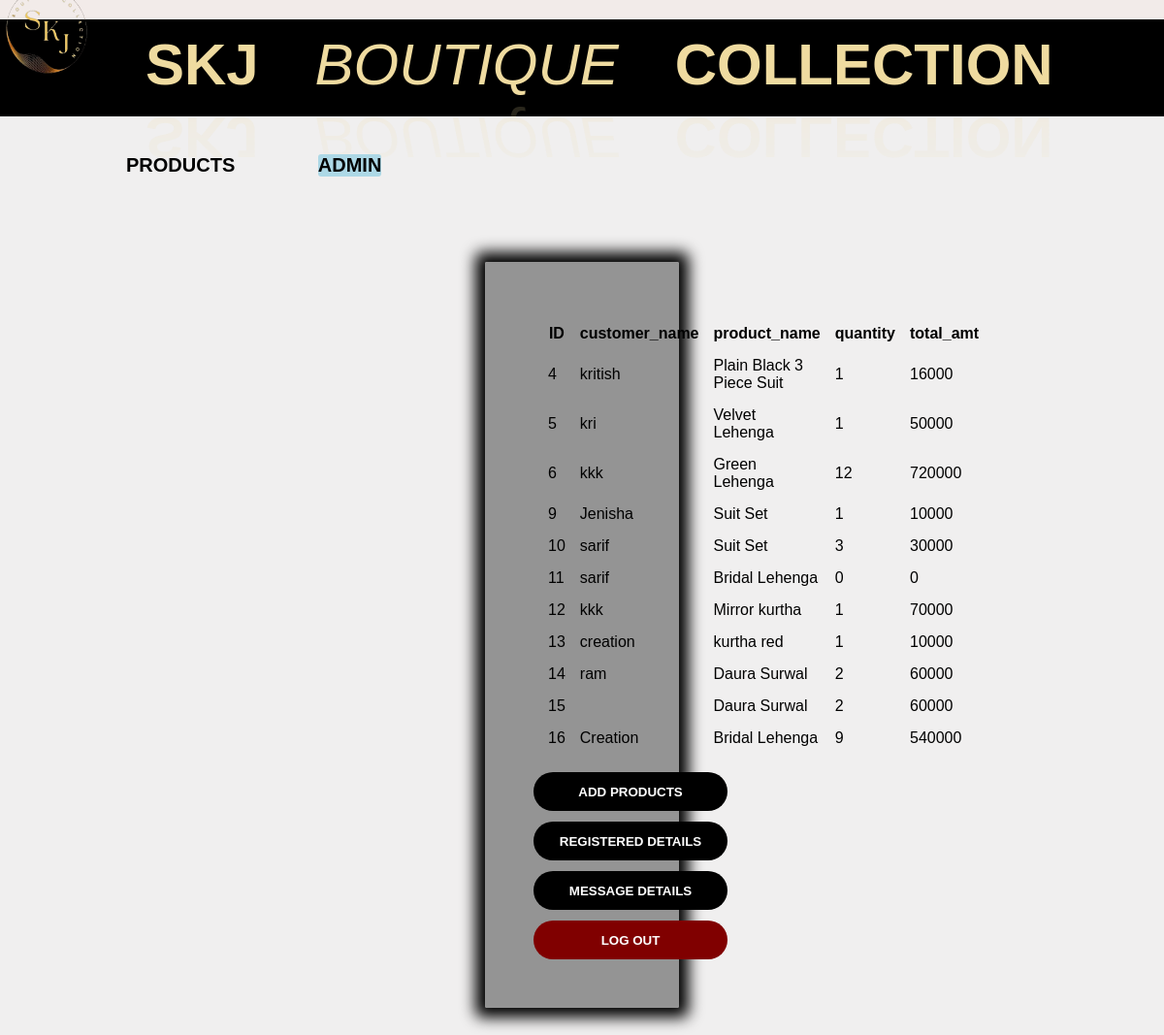
The app's page /admin_display_order.php with its own data.
### tables this page shows
CREATE TABLE `skjorder` (
  `ID` int(11) NOT NULL,
  `CUSTOMER_NAME` varchar(40) NOT NULL,
  `PRODUCT_NAME` varchar(120) NOT NULL,
  `QUANTITY` int(60) NOT NULL,
  `TOTAL_PAYMENT` varchar(120) NOT NULL
);

### admin_display_order.php (the view, shortened to what this page needs)
<html>
    <head>
    <link rel="stylesheet" href="style.css">
	<link rel="stylesheet" href="https://cdnjs.cloudflare.com/ajax/libs/font-awesome/6.4.0/css/all.min.css"
 />
</head>
<body>
<div id="box">
<div id="header"><img src="logo_boutique2.png" id="logoimage">
		<div class="wavy">
	 	<span style="--i:1" ><B>SKJ</B></span>
	 	<span style="--i:2"><I>Boutique</I></span>
	 	<span style="--i:3"><b>Collection</b></span>
	 	</div>
	</div>
	<div class="navbar">
		<ul><B>
             <li><a href="lehenga.php">Products</a></li>
             <li class="active"><a href="button1.php">Admin</a></li>
         </B>
         </ul>
</div>
			<form action="#" method="post">
		<div class="container1" width="500px">
            <center>
    <table border=2 width="1px" cellspacing="15px" >
        <tr >
            <th>ID</th>
            <th>customer_name
			</th>
            <th>product_name</th>
			<th>quantity</th>
			<th>total_amt</th>
</tr>
            <?php
include('config.php');
$query="SELECT * FROM skjorder";
$data=mysqli_query($conn,$query);
$total=mysqli_num_rows($data);
if($total!=0)
{
    while(($result=mysqli_fetch_assoc($data)))
    {
     echo "
     <tr>
     <td>".$result['ID']."</td>
     <td>".$result['CUSTOMER_NAME']."</td>
     <td>".$result['PRODUCT_NAME']."</td>
	 <td>".$result['QUANTITY']."</td>
	 <td>".$result['TOTAL_PAYMENT']."</td>
     ";
    }
}
else{
    echo"
    <tr>
    <th colspan='6'>no record found</th>
    </tr>
    ";
}
?>
</table></center>
</form>
<br>
<a href="add_lehenga_page.php"><center>
<input class="changeStyle" type="button" value="ADD PRODUCTS"></center></a>
<br>
<a href="admin_display.php"><center>
<input class="changeStyle" type="button" value="REGISTERED DETAILS"></center></a>
<br>
<a href="admin_display_message.php"><center>
<input type="button" class="changeStyle" value="MESSAGE DETAILS"></center></a><br>
<a href="index.php"><center>
<input type="button" class="changeStyle" style="background-color:maroon" value="LOG OUT"></center></a>
</div>
</body>
</html>

### style.css (style rules this page uses)
#logoImage { height: 19vh; width: 12vw; margin: -4vh -2vw;float: left; }
.wavy { position : absolute; top: -25%; left: 10%; -webkit-box-reflect:below -12px linear-gradient(transparent,rgba(0, 0, 0, 0.2)); }
.wavy span { display: inline-block; color:rgb(239, 219, 160); font-size:60px;margin-left:30px;margin-top: -10px; text-transform: uppercase;animation: animate 1s ease-in-out infinite;animation-delay: calc(0.3s *var(--i)); }
#header { height:100px; background-color:black;opacity:100%;color: white; width:100%; font-size: 100px; text-decoration: blink;text-decoration-style: double; box-sizing: border-box; position:sticky; }
.navbar { height: 30px;width:85%;opacity: 100%; font-size: 20px; margin: auto; padding:50px 0; align-items: center;display: flex;position: sticky; }
.navbar ul li { list-style: none;display: inline-block;margin: 20px 40px; }
.navbar ul li a { text-decoration: none; color: black; text-transform: uppercase; }
.active,.navbar ul li a:hover { background: lightblue; border-radius: 3px; transition: 1s all ease; }
#box { margin:20px auto; height:200%; background-image:cover; border-image-width: 1px; background-color: rgb(240, 239, 239); }
.container1 { border-radius:2px;background-color:transparent; padding:50px;margin:50px 500px; opacity: 100%;box-shadow: 0 0 15px 10px black;background-color: #6f6f6fb4; }
* { padding:0; margin: 0; box-sizing: border-box; }
body { font-family: 'Franklin Gothic Medium', 'Arial Narrow', Arial, sans-serif; }
:root { --green:#67a25b; --red:#c0392b; --orange:#FF7700; --black:#000000; --white:#fff; --light-color:#666; --light-white:#ccc; --light-bg:#f2ebe9; --border:.1rem solid var(--black); --box-shadow:0 .5rem 1rem rgba(0,0,0,.1); }
* { font-family: 'Rubik', sans-serif; margin:0; padding:0; box-sizing: border-box; outline: none; border:none; text-decoration: none; transition:all .2s linear; }
html { font-size: 62.5%; overflow-x: hidden; }
body { background-color: var(--light-bg); }
:root { --black:#110101; --red:#c0392b; --orange:#FF7700; --green:rgb(97, 202, 97); --white:#fff; --light-color:#666; --light-green:rgb(136, 251, 136); --light-white:#ccc; --light-bg:#f2ebe9; --border:.1rem solid var(--black); --box-shadow:0 .5rem 1rem rgba(0,0,0,.1); }

### admin_display_order.php (style rules this page uses)
.changeStyle { border-radius: 20px; width: 20rem; height:4rem; font-weight:bold; color:white; background-color:black; }

### records on screen
skjorder: ID "4", CUSTOMER_NAME "kritish", PRODUCT_NAME "Plain Black 3 Piece Suit", QUANTITY "1", TOTAL_PAYMENT "16000"
skjorder: ID "5", CUSTOMER_NAME "kri", PRODUCT_NAME "Velvet Lehenga", QUANTITY "1", TOTAL_PAYMENT "50000"
skjorder: ID "6", CUSTOMER_NAME "kkk", PRODUCT_NAME "Green Lehenga", QUANTITY "12", TOTAL_PAYMENT "720000"
skjorder: ID "9", CUSTOMER_NAME "Jenisha", PRODUCT_NAME "Suit Set", QUANTITY "1", TOTAL_PAYMENT "10000"
skjorder: ID "10", CUSTOMER_NAME "sarif", PRODUCT_NAME "Suit Set", QUANTITY "3", TOTAL_PAYMENT "30000"
skjorder: ID "11", CUSTOMER_NAME "sarif", PRODUCT_NAME "Bridal Lehenga", QUANTITY "0", TOTAL_PAYMENT "0"
skjorder: ID "12", CUSTOMER_NAME "kkk", PRODUCT_NAME "Mirror kurtha", QUANTITY "1", TOTAL_PAYMENT "70000"
skjorder: ID "13", CUSTOMER_NAME "creation", PRODUCT_NAME "kurtha red", QUANTITY "1", TOTAL_PAYMENT "10000"
skjorder: ID "14", CUSTOMER_NAME "ram", PRODUCT_NAME "Daura Surwal", QUANTITY "2", TOTAL_PAYMENT "60000"
skjorder: ID "15", PRODUCT_NAME "Daura Surwal", QUANTITY "2", TOTAL_PAYMENT "60000"
skjorder: ID "16", CUSTOMER_NAME "Creation", PRODUCT_NAME "Bridal Lehenga", QUANTITY "9", TOTAL_PAYMENT "540000"
